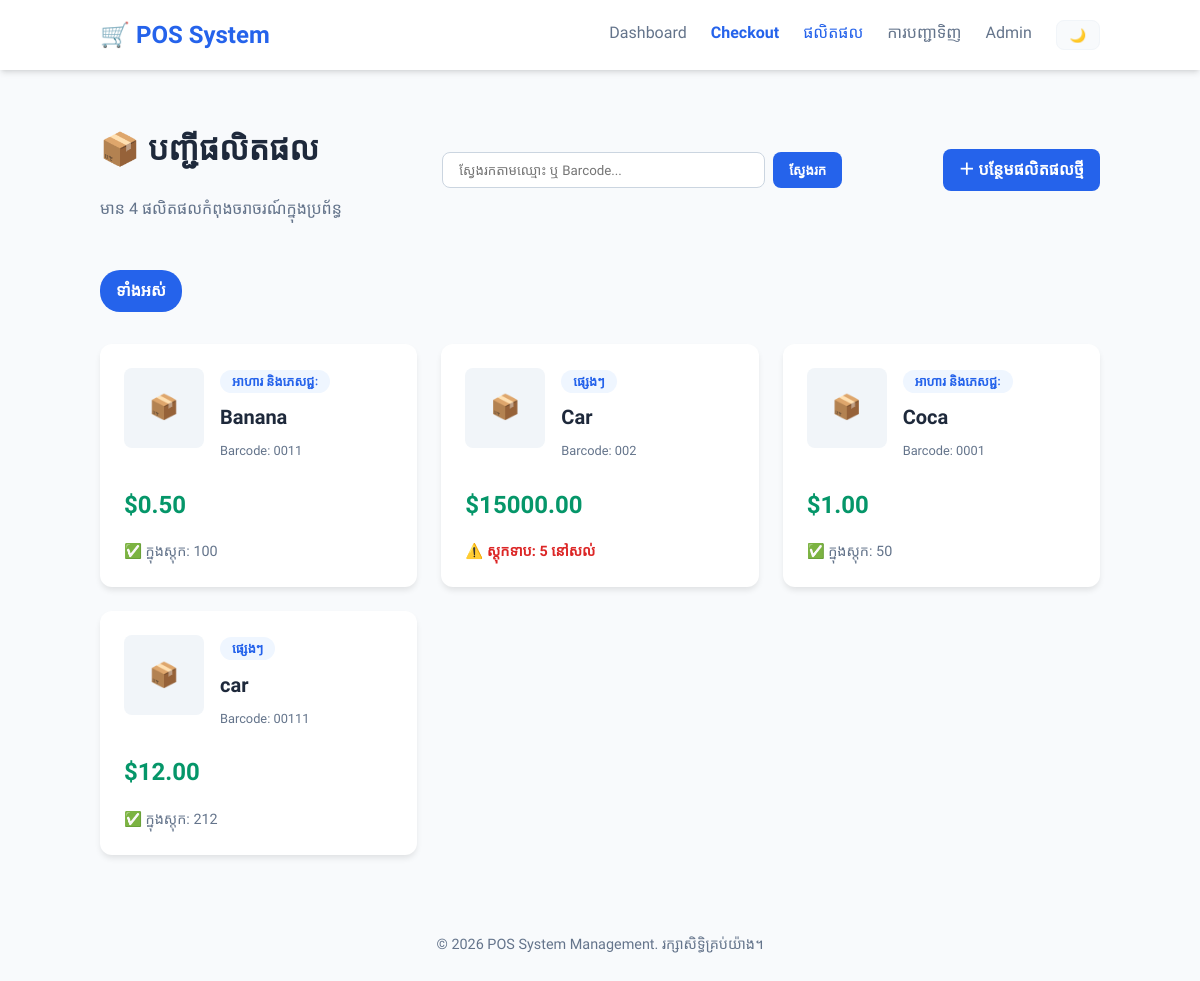
Page /sales/products-list/ on the committed database.
### posdb/sales/models.py (models this page shows, shortened)
class Product(models.Model):
    CATEGORY_CHOICES = [
        ('food',        'អាហារ និងភេសជ្ជៈ'),
        ('electronics', 'អេឡិចត្រូនិក'),
        ('clothing',    'សម្លៀកបំពាក់'),
        ('household',   'គ្រឿងសង្ហារឹម'),
        ('other',       'ផ្សេងៗ'),
    ]
    name       = models.CharField(max_length=200)
    category   = models.CharField(max_length=20, choices=CATEGORY_CHOICES)
    price      = models.DecimalField(max_digits=8, decimal_places=2)   # ឧ. 12.99
    stock      = models.PositiveIntegerField(default=0)                # ចំនួនក្នុងស្តុក
    barcode    = models.CharField(max_length=50, unique=True, blank=True)
    is_active  = models.BooleanField(default=True)                     # លាក់ទំនិញឈប់លក់
    class Meta:
        ordering = ['name']

### posdb/sales/views.py (the view)
# urls.py: path('products-list/', views.product_list, name='product_list'),
def product_list(request):
    products = Product.objects.filter(is_active=True)
    return render(request, 'sales/product_list.html', {'products': products})

### lesson 7/posdb/sales/templates/sales/product_list.html (shortened to what this page needs)
{% extends 'base.html' %}
{% block content %}
<div class="page-header">
    <div>
        <h1>📦 បញ្ជីផលិតផល</h1>
        <p style="color: var(--text-muted);">មាន {{ products|length }} ផលិតផលកំពុងចរាចរណ៍ក្នុងប្រព័ន្ធ</p>
    </div>
    <form method="get" style="display: flex; gap: 0.5rem; flex-grow: 1; max-width: 400px; margin: 0 2rem;">
        <input type="text" name="q" placeholder="ស្វែងរកតាមឈ្មោះ ឬ Barcode..." value="{{ query|default:'' }}"
               style="width: 100%; padding: 0.6rem 1rem; border-radius: 8px; border: 1px solid #cbd5e0; font-family: inherit; background: var(--white); color: var(--text-main);">
        <button type="submit" class="btn btn-primary">ស្វែងរក</button>
    </form>
    <a href="/admin/sales/product/add/" class="btn btn-primary" target="_blank">
        ＋ បន្ថែមផលិតផលថ្មី
    </a>
</div>
<div style="margin-bottom: 2rem; display: flex; gap: 0.75rem; flex-wrap: wrap;">
    <a href="/sales/products/" class="btn {% if not selected_category %}btn-primary{% else %}style='background: var(--white); color: var(--text-main); border: 1px solid var(--border);'{% endif %}" style="border-radius: 20px;">
        ទាំងអស់
    </a>
</div>
<div class="product-grid">
    {% for product in products %}
    <div class="product-card">
        <div style="display: flex; gap: 1rem;">
            {% if product.image %}
                <img src="{{ product.image.url }}" alt="{{ product.name }}" style="width: 80px; height: 80px; object-fit: cover; border-radius: 8px;">
            {% else %}
                <div style="width: 80px; height: 80px; background: #f1f5f9; border-radius: 8px; display: flex; align-items: center; justify-content: center; font-size: 1.5rem;">📦</div>
            {% endif %}
            <div>
                <span class="badge category-badge">{{ product.get_category_display }}</span>
                <h2><a href="/sales/products/{{ product.pk }}/">{{ product.name }}</a></h2>
                {% if product.barcode %}
                <p style="font-size: 0.8rem; color: var(--text-muted); margin: 0;">Barcode: {{ product.barcode }}</p>
                {% endif %}
            </div>
        </div>
        <div style="margin-top: 1.5rem;">
            <div class="price-tag">${{ product.price|floatformat:2 }}</div>
            <div class="stock-info">
                {% if product.stock <= 10 %}
                <span class="stock-low">⚠️ ស្តុកទាប: {{ product.stock }} នៅសល់</span>
                {% else %}
                <span>✅ ក្នុងស្តុក: {{ product.stock }}</span>
                {% endif %}
            </div>
        </div>
    </div>
    {% empty %}
    <div class="card" style="grid-column: 1 / -1; text-align: center;">
        <p style="color: var(--text-muted); font-style: italic;">មិនទាន់មានផលិតផលទេ — សូមបន្ថែមផលិតផលដំបូងរបស់អ្នក!</p>
    </div>
    {% endfor %}
</div>
{% endblock %}

### rows in the picture
Product: category "អាហារ និងភេសជ្ជៈ", name "Banana", barcode "0011", price "0.50", stock "100"
Product: category "ផ្សេងៗ", name "Car", barcode "002", price "15000.00", stock "5"
Product: category "អាហារ និងភេសជ្ជៈ", name "Coca", barcode "0001", price "1.00", stock "50"
Product: category "ផ្សេងៗ", name "car", barcode "00111", price "12.00", stock "212"

### other values in the picture
{{ products|length }} "4"
